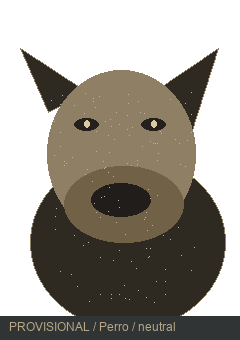
#> input picture Graphics/Pictures/retrato_dog_neutral.png, 240 x 340 px
$ python -i final.py   (imports and definitions only)
#> lines starting #> are read from the running program, lines starting #| are printed output that depends on the picture

# Rutas compartidas de herramientas; no ejecuta módulos de otros actos.
import sys as _sys
from pathlib import Path as _Path
_tools = next(p for p in _Path(__file__).resolve().parents if p.name == 'herramientas')
_sys.path.insert(0, str(_tools / 'comun'))
from rutas import ROOT as _ROOT, preparar_imports
# [1 line not run here, left out]
import sys; sys.path.insert(0, str(_tools / 'arte'))
import arte_gen as A, os, json
from PIL import Image, ImageChops, ImageEnhance
P="D:/descargas/Proyectos personales/Vacas/"
# [1 line not run here, left out]
def crop_aspect(im,ar):
    w,h=im.size
    if w/h>ar:
        tw=int(h*ar); return im.crop(((w-tw)//2,0,(w-tw)//2+tw,h))
    th=int(w/ar); return im.crop((0,0,w,th))
def portrait(f): return A.pixelizar(crop_aspect(Image.open(f),240/340),(120,170),(240,340),alpha=True)
def enemy(f): return A.pixelizar(Image.open(f),(160,150),(320,300),alpha=True)
def screamer(f): return A.pixelizar(Image.open(f),(320,240),(640,480),contrast=1.1)
def battleback(f):
    im=Image.open(f).convert("RGB")
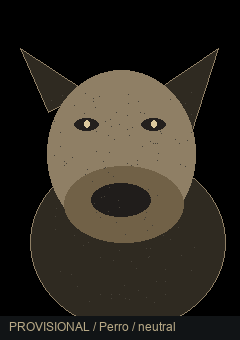
#> im: PIL image 240x340 RGB; mean R, G, B 45.3, 40.4, 32.1
    w,h=im.size
#> w = 240; h = 340
    # oscurecer: viñeta con luz mínima central + tinte verde/negro
    import math
    vig=Image.new("L",(w,h)); p=vig.load()
#> after `vig = Image.new('L', (w, h))`: vig: PIL image 240x340 L; every value is 0
    for y in range(h):
        for x in range(w):
            d=math.hypot((x-w/2)/(w/2),(y-h*0.45)/(h/2)); p[x,y]=int(255*max(0.35,1-d*0.8)**1.1)
    dark=ImageEnhance.Brightness(ImageEnhance.Color(im).enhance(0.7)).enhance(0.8)
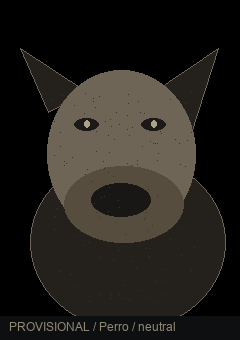
#> dark: PIL image 240x340 RGB; mean R, G, B 34.7, 32, 27.4
    tint=Image.new("RGB",(w,h),(14,24,14))
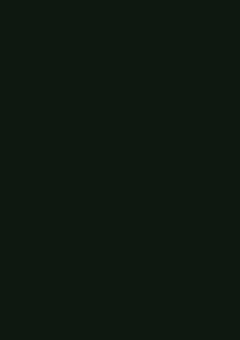
#> tint: PIL image 240x340 RGB; mean R, G, B 14, 24, 14
    base=Image.composite(dark,tint,vig)
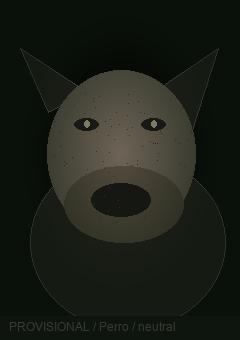
#> base: PIL image 240x340 RGB; mean R, G, B 27.9, 31.7, 23.7
    base=ImageEnhance.Contrast(base).enhance(1.15)
#> (the run stopped early here; a loop or call above may not have finished)

$ run again, on diseno/fuentes/coherencia_arte/data_ropa_trabajo.png
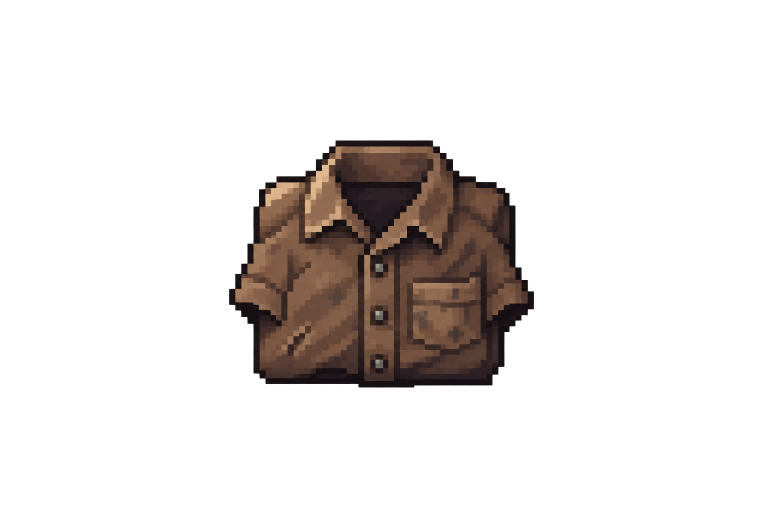
#> input picture diseno/fuentes/coherencia_arte/data_ropa_trabajo.png, 1536 x 1024 px (shown at 1/2 size)
#> in battleback, `im=Image.open(f).convert("RGB")`:
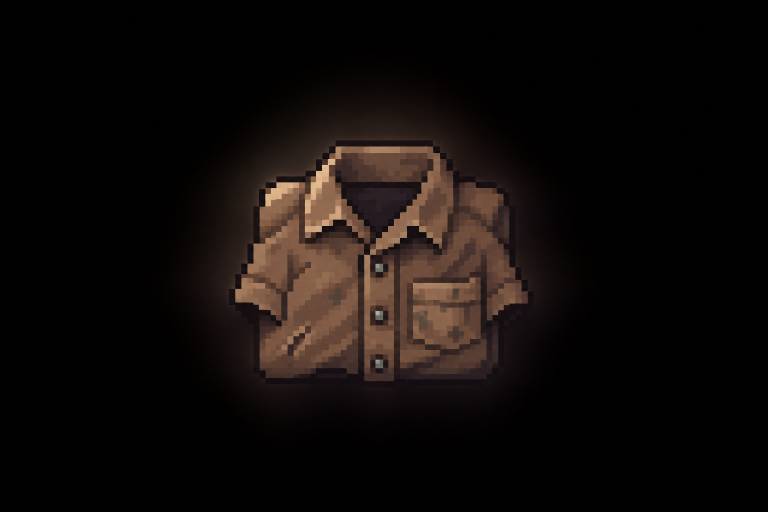
#> im: PIL image 1536x1024 RGB (shown at 1/2 size); mean R, G, B 16.7, 11.8, 9.8
#> vig: PIL image 1536x1024 L; every value is 0
#> in battleback, `base=Image.composite(dark,tint,vig)`:
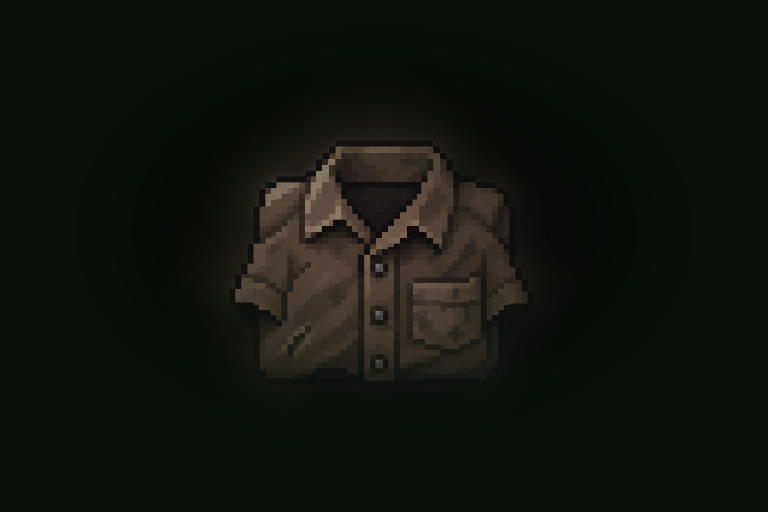
#> base: PIL image 1536x1024 RGB (shown at 1/2 size); mean R, G, B 16.7, 20.1, 14
